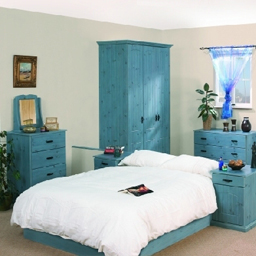
#> input picture diffusion/data/b9.jpg, 256 x 256 px, found by its file name
$ python diffusion.py
#> lines starting #> are read from the running program, lines starting #| are printed output that depends on the picture; after the words box and inside, x2 and y2 are one past the last pixel; in counts of white or black regions, pixels touching at a corner belong together
### randomlyAddSquareMask.py
import cv2
import random
import numpy as np
import os
# [4 lines left out: function displayImageByMatrix, not called in this run]

def addFixedSquareMask(img, k):
    """
    add mask to the image
    :param img: image, read from cv2
    :param k: mask size
    :return: x, y: origin of square mask
    :return: masked_img: masked image
    :return: label_img: label image
    """
    masked_img = img.copy()
    x = random.sample(range(1, img.shape[0] - k -1), 1)[0]
    y = random.sample(range(1, img.shape[1] - k - 1), 1)[0]
    label_img = img[x:x+k, y:y+k, :]
    masked_img = cv2.rectangle(masked_img, pt1=(x, y), pt2=(x + k-1, y + k-1), color=(0, 0, 0), thickness=-1)
    return masked_img, y, x, label_img

# [9 lines that do not run on import are left out]

### diffusion.py
from randomlyAddSquareMask import addFixedSquareMask, displayImageByMatrix
import cv2
import os
import numpy as np
import skimage
from scipy import ndimage, misc
from numpy import linalg as LA

def DFT_2D(X):
  return np.fft.fft2(X)

def IDFT_2D(X):
    return np.fft.ifft2(X).real

def ComplexConjugate(X):
    return np.conjugate(X)

def PSNR(original, compressed):
    mse = np.mean((original - compressed) ** 2)
    if(mse == 0):  # MSE is zero means no noise is present in the signal .
                  # Therefore PSNR have no importance.
        return 100
    max_pixel = 255.0
    psnr = 20 * np.log10(max_pixel / np.sqrt(mse))
    return psnr

def equation_da(u_hat,alpha1, alpha2):
    M = u_hat.shape[0]
    Dx1 = np.zeros(u_hat.shape, dtype=np.complex_)
    Dy1 = np.zeros(u_hat.shape, dtype=np.complex_)
    Dx2 = np.zeros(u_hat.shape, dtype=np.complex_)
    Dy2 = np.zeros(u_hat.shape, dtype=np.complex_)
    for w1 in range(M):
        for w2 in range(M):
            Dx1[w1, w2] = ((1-np.exp(-2j*np.pi*w1/M)) ** alpha1)* np.exp(1j* np.pi * alpha1 * w1/M).astype(complex) * u_hat[w1, w2].astype(complex)
            Dy1[w1, w2] = ((1-np.exp(-2j*np.pi*w2/M)) ** alpha1)* np.exp(1j* np.pi * alpha1 * w2/M).astype(complex) * u_hat[w1, w2].astype(complex)
            Dx2[w1, w2] = ((1 - np.exp(-2j * np.pi * w1 / M)) ** alpha2) * np.exp(
                1j * np.pi * alpha2 * w1 / M) * u_hat[w1, w2].astype(complex)
            Dy2[w1, w2] = ((1 - np.exp(-2j * np.pi * w2 / M)) ** alpha2) * np.exp(
                1j * np.pi * alpha2 * w2 / M) * u_hat[w1, w2].astype(complex)

    Dx1 = IDFT_2D(Dx1)
    Dy1 = IDFT_2D(Dy1)
    Dx2 = IDFT_2D(Dx2)
    Dy2 = IDFT_2D(Dy2)
    return Dx1, Dy1, Dx2, Dy2
def hessian(x):
    """
    Calculate the hessian matrix with finite differences
    Parameters:
       - x : ndarray
    Returns:
       an array of shape (x.dim, x.ndim) + x.shape
       where the array[i, j, ...] corresponds to the second derivative x_ij
    """
    x_grad = np.gradient(x)
    hessian = np.empty((x.ndim, x.ndim) + x.shape, dtype=x.dtype)
    for k, grad_k in enumerate(x_grad):
        # iterate over dimensions
        # apply gradient again to every component of the first derivative.
        tmp_grad = np.gradient(grad_k)
        for l, grad_kl in enumerate(tmp_grad):
            hessian[k, l, :, :] = grad_kl
    return hessian

## Function to create Gaussian windows function
def createWindowsFunction(k, sigma, x, y, ksize):
    mat = np.zeros((k,k),dtype=np.complex_)
    for i in range(k):
        for j in range(k):
            mat[i][j] = (1/(2*np.pi*sigma**2)) * np.e ** ((-1*((i-(x + ksize //2))**2+(j-(y + ksize//2))**2))/(2*sigma**2))

    # Normalization
    mat /= np.sum(mat)
    return mat

def calcK(X, alpha):
    M = X.shape[0]
    K = np.zeros(X.shape,dtype=np.complex_)
    for i in range (M):
        K[i,i] = (1- np.exp(-2j*np.pi*i/M))**alpha * np.exp(1j* np.pi * alpha * i/M)
    return K

def dc(X):
    # Apply Gaussian filter
    gm = cv2.GaussianBlur(X, (3, 3), 0.1)

    # Calculate the derivatives
    s1 = np.array([[-1., 0., 1.], [-2., 0., 2.], [-1., 0., 1.]])
    s2 = np.array([[-1., -2., -1.], [0., 0., 0.], [1., 2., 1.]])
    gx = ndimage.convolve(gm, s1, mode='nearest')
    gy = ndimage.convolve(gm, s2, mode='nearest')
    h = hessian(gm)
    print(gx)
    print(gy)
    u1 = np.divide((gx**2*h[0,0] + 2*gx*gy*h[0,1] + gy**2*h[1,1]),(gx**2+gy**2))
    u2 = np.divide((gy ** 2 * h[0, 0] - 2 * gx * gy * h[0, 1] + gx ** 2 * h[1, 1]),(gx ** 2 + gy ** 2))
    u = np.abs(np.abs(u1) - np.abs(u2))
    # print("DC: ", u)
    return u

def initialization(X, alpha1, alpha2):
    u = X
    delta_t = 0.01
    lamda = 0
    DC = np.zeros(X.shape)
    alpha =[alpha1, alpha2]
    return u, delta_t, lamda, DC, alpha


if __name__ == "__main__":
    savepath = "./save"
    imgpath = "./data/b9.jpg"
    img = cv2.imread(imgpath)
#> img is the input picture: shape (256, 256, 3); mean B, G, R 174.9, 177.4, 163.9
    ksize = 3
    masked_img, x, y, label_img = addFixedSquareMask(img, ksize)
#> in addFixedSquareMask, `masked_img = cv2.rectangle(masked_img, pt1=(x, y), pt2=(x + k-1, y + k..`: masked_img: shape (256, 256, 3); 0.01% of pixels changed, all inside (x1, y1, x2, y2) = (217, 99, 220, 102)
#> x = 99; y = 217
    print(masked_img.shape)
#| (256, 256, 3)
    print(label_img.shape)
#| (3, 3, 3)
    print("Location: {}, {}", x, y)
#| Location: {}, {} 99 217
    cv2.imwrite(os.path.join(savepath, os.path.basename(imgpath)), masked_img)

    if masked_img.shape[0] > masked_img.shape[1]:
        if x < masked_img.shape[0] // 2:
            masked_img_square = masked_img[:masked_img.shape[1], :]
        else:
            masked_img_square = masked_img[masked_img.shape[0] - masked_img.shape[1]:, :]
    else:
        if y < masked_img.shape[1] // 2:
            masked_img_square = masked_img[:, :masked_img.shape[0]]
        else:
            masked_img_square = masked_img[:, masked_img.shape[1] - masked_img.shape[0] : ]
    print(masked_img_square.shape)
#| (256, 256, 3)

    # Steps to generate grayscale image
    grayScale = cv2.cvtColor(masked_img_square, cv2.COLOR_BGR2GRAY)
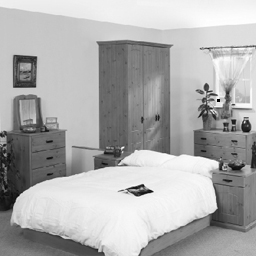
#> grayScale: shape (256, 256); min 0, max 255, mean 173.1

    ## Initialization
    u, delta_t, lamda, DC, alpha = initialization(grayScale, 2, 2)
#> DC: shape (256, 256) float64; every value is 0
#> delta_t = 0.01; lamda = 0; alpha = [2, 2]
    print(u[x:x + ksize, y:y + ksize])
#| [[0 0 0]
#|  [0 0 0]
#|  [0 0 0]]
    u_0 = DFT_2D(u)
    u_hat = u_0
    h_hat = DFT_2D(createWindowsFunction(u.shape[0], 0.1, x, y, ksize))
    Dx1, Dy1, Dx2, Dy2 = equation_da(u_hat, alpha[0], alpha[1])
    D2 = np.sqrt(Dx2 ** 2 + Dy2 ** 2 + 1e-10)
    # k = 1.4829 * np.median(np.abs(D2) - np.median(np.abs(D2)))
    k = 1
    ## Iteration
    for m in range(10):
        print("Iteration: {}".format(m+1))
        Dx1, Dy1, Dx2, Dy2 = equation_da(u_hat, alpha[0], alpha[1])
        D2 = np.sqrt(Dx2 ** 2 + Dy2 ** 2 + 1e-2)
        # print(Dx1)
        # k = 5
        print("k: {}".format(k))
        fdc = np.zeros(DC.shape)
        for i in range(DC.shape[0]):
            for j in range(DC.shape[1]):
                if np.abs(DC[i,j]) < k:
                    fdc[i,j] = 1/(1+(DC[i,j]/k)**2)
                else:
                    fdc[i,j] = 0

        lxi = fdc @ Dx1 @ u
        lyi = fdc @ Dy1 @ u
        lxn = np.linalg.inv(D2) @ Dx2 @ u
        lyn = np.linalg.inv(D2) @ Dy2 @ u
        g_hat = np.zeros(u.shape,dtype=np.complex_)
        g_hat1 = ComplexConjugate(calcK(DFT_2D(lxi), alpha[0])) + ComplexConjugate(calcK(DFT_2D(lyi), alpha[0]))
        g_hat2 = ComplexConjugate(calcK(DFT_2D(lxn), alpha[1])) + ComplexConjugate(calcK(DFT_2D(lyn), alpha[1]))
        for i in range(u.shape[0]):
            for j in range(u.shape[1]):
                if i >= x and  i < x + ksize and j >= y and j  < y + ksize:
                    g_hat[i, j] = g_hat1[i, j]
                else:
                    g_hat[i, j] = g_hat2[i, j]

        u_hat = u_hat - g_hat * delta_t - lamda * h_hat @ (h_hat @ u_hat - u_0) * delta_t
        u_old = u.copy()
        u_new = IDFT_2D(u_hat)
        # u_new = cv2.GaussianBlur(u_new, (3, 3), 1.2)
        u[x:x+ksize, y:y+ksize] = u_new[x:x+ksize, y:y+ksize]
        # u = u_new
        print(u[x:x+ksize, y:y+ksize])
        # print(u)
        DC = dc(u)
        lamda = np.var(u) / np.mean(u)
#> this loop made 10 passes
#> lamda on passes 1 to 10: 20.28, 20.28, 20.27, 20.27, 20.27, 20.28, 20.27, 20.27, 20.27, 20.27
#> (printed output is left out)
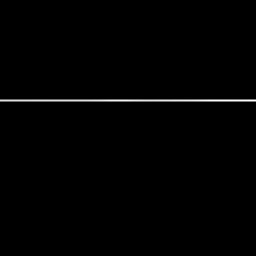
#> D2: shape (256, 256) float64; min 0.1, max 186029.5, mean 1358.1; drawn with min black and max white
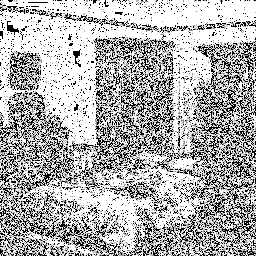
#> fdc: shape (256, 256) float64; min 0, max 1, mean 0.684
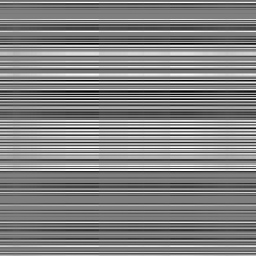
#> lxi: shape (256, 256) float64; min -8.91e+09, max 8.92e+09, mean 109402142.8; drawn with min black and max white
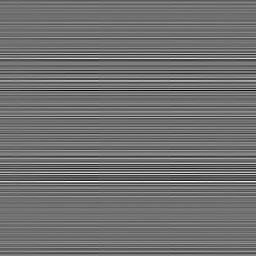
#> lxn: shape (256, 256) float64; min -575139370.6, max 722776203.5, mean -73732.8; drawn with min black and max white
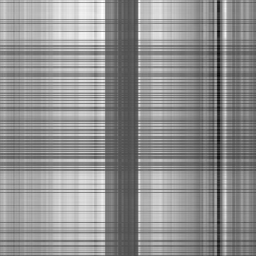
#> lyi: shape (256, 256) float64; min -1238302.6, max 3025905, mean 1168928.5; drawn with min black and max white
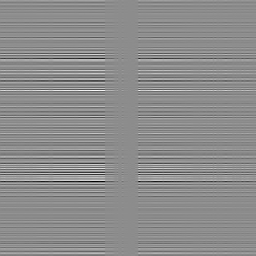
#> lyn: shape (256, 256) float64; min -65683.1, max 53446.2, mean 4.5; drawn with min black and max white
        # [8 lines of commented-out code are left out]
    cv2.imwrite(os.path.join(savepath, "Filled_{}".format(os.path.basename(imgpath))), u)
